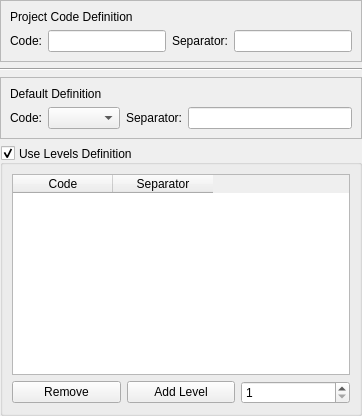
<?xml version="1.0" encoding="UTF-8"?>
<ui version="4.0">
 <author>Dag Andersen &lt;dag.andersen@kdemail.net&gt;</author>
 <class>KPlato::WBSDefinitionPanelBase</class>
 <widget class="QWidget" name="KPlato::WBSDefinitionPanelBase">
  <property name="geometry">
   <rect>
    <x>0</x>
    <y>0</y>
    <width>362</width>
    <height>416</height>
   </rect>
  </property>
  <layout class="QVBoxLayout" name="verticalLayout_3">
   <property name="margin">
    <number>0</number>
   </property>
   <item>
    <widget class="QFrame" name="frame_2">
     <property name="toolTip">
      <string comment="@info:tooltip Work Breakdown Structure code">Define WBS code for the project</string>
     </property>
     <property name="frameShape">
      <enum>QFrame::StyledPanel</enum>
     </property>
     <property name="frameShadow">
      <enum>QFrame::Raised</enum>
     </property>
     <layout class="QVBoxLayout" name="verticalLayout_2">
      <item>
       <widget class="QLabel" name="label_2">
        <property name="text">
         <string>Project Code Definition</string>
        </property>
       </widget>
      </item>
      <item>
       <layout class="QHBoxLayout" name="horizontalLayout_2">
        <item>
         <widget class="QLabel" name="textLabel1_2">
          <property name="text">
           <string>Code:</string>
          </property>
          <property name="wordWrap">
           <bool>false</bool>
          </property>
          <property name="buddy">
           <cstring>projectCode</cstring>
          </property>
         </widget>
        </item>
        <item>
         <widget class="QLineEdit" name="projectCode"/>
        </item>
        <item>
         <widget class="QLabel" name="textLabel1_3_3">
          <property name="text">
           <string>Separator:</string>
          </property>
          <property name="wordWrap">
           <bool>false</bool>
          </property>
          <property name="buddy">
           <cstring>projectSeparator</cstring>
          </property>
         </widget>
        </item>
        <item>
         <widget class="QLineEdit" name="projectSeparator"/>
        </item>
       </layout>
      </item>
     </layout>
    </widget>
   </item>
   <item>
    <widget class="Line" name="line_2">
     <property name="orientation">
      <enum>Qt::Horizontal</enum>
     </property>
    </widget>
   </item>
   <item>
    <widget class="QFrame" name="frame">
     <property name="toolTip">
      <string comment="@info:tooltip Work Breakdown Structure code">Define default WBS code</string>
     </property>
     <property name="frameShape">
      <enum>QFrame::StyledPanel</enum>
     </property>
     <property name="frameShadow">
      <enum>QFrame::Raised</enum>
     </property>
     <layout class="QVBoxLayout" name="verticalLayout">
      <item>
       <widget class="QLabel" name="label">
        <property name="text">
         <string>Default Definition</string>
        </property>
       </widget>
      </item>
      <item>
       <layout class="QHBoxLayout" name="horizontalLayout">
        <item>
         <widget class="QLabel" name="textLabel1">
          <property name="text">
           <string>Code:</string>
          </property>
          <property name="wordWrap">
           <bool>false</bool>
          </property>
          <property name="buddy">
           <cstring>defaultCode</cstring>
          </property>
         </widget>
        </item>
        <item>
         <widget class="QComboBox" name="defaultCode">
          <property name="sizeAdjustPolicy">
           <enum>QComboBox::AdjustToContents</enum>
          </property>
         </widget>
        </item>
        <item>
         <widget class="QLabel" name="textLabel1_3_2">
          <property name="text">
           <string>Separator:</string>
          </property>
          <property name="wordWrap">
           <bool>false</bool>
          </property>
          <property name="buddy">
           <cstring>defaultSeparator</cstring>
          </property>
         </widget>
        </item>
        <item>
         <widget class="QLineEdit" name="defaultSeparator"/>
        </item>
       </layout>
      </item>
     </layout>
    </widget>
   </item>
   <item>
    <widget class="QGroupBox" name="levelsGroup">
     <property name="toolTip">
      <string comment="@info:tooltip Work Breakdown Structure code">Define separate WBS codes for individual levels</string>
     </property>
     <property name="title">
      <string>Use Levels Definition</string>
     </property>
     <property name="alignment">
      <set>Qt::AlignLeading|Qt::AlignLeft|Qt::AlignVCenter</set>
     </property>
     <property name="checkable">
      <bool>true</bool>
     </property>
     <layout class="QGridLayout" name="gridLayout">
      <item row="0" column="0" colspan="3">
       <widget class="QTableWidget" name="levelsTable">
        <property name="columnCount">
         <number>2</number>
        </property>
        <column>
         <property name="text">
          <string>Code</string>
         </property>
        </column>
        <column>
         <property name="text">
          <string>Separator</string>
         </property>
        </column>
       </widget>
      </item>
      <item row="1" column="0">
       <widget class="QPushButton" name="removeBtn">
        <property name="text">
         <string>Remove</string>
        </property>
       </widget>
      </item>
      <item row="1" column="1">
       <widget class="QPushButton" name="addBtn">
        <property name="text">
         <string>Add Level</string>
        </property>
       </widget>
      </item>
      <item row="1" column="2">
       <widget class="QSpinBox" name="level">
        <property name="minimum">
         <number>1</number>
        </property>
        <property name="value">
         <number>1</number>
        </property>
       </widget>
      </item>
     </layout>
    </widget>
   </item>
  </layout>
 </widget>
 <resources/>
 <connections/>
</ui>
